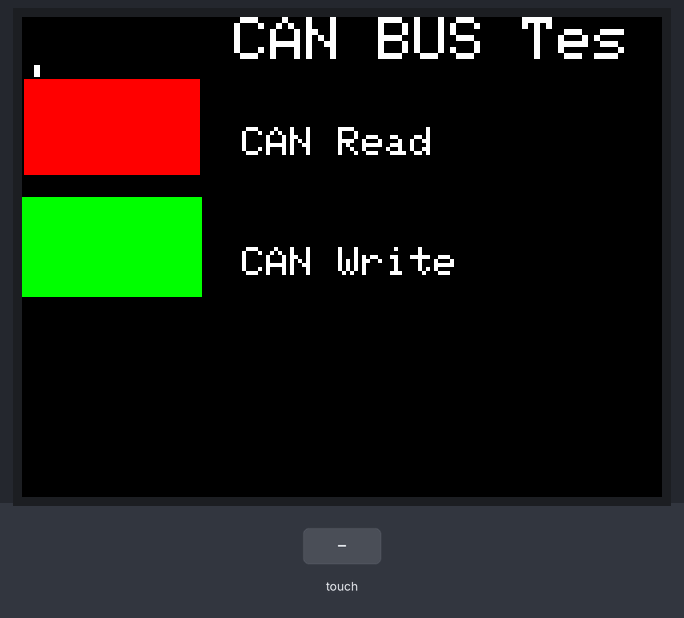
Simulated run of this sketch. Board: Arduino Uno, built with avr-gcc and run on an emulated ATmega328P. On the bench: 320×240 colour display. The test bench sets the inputs (shaded band). What the sketch prints to the serial monitor is not drawn.

Above: at 1.4 s.
1.5 s: touch panel pressed at 62 % / 10 % of its raw x / y range
At 2.7 s:
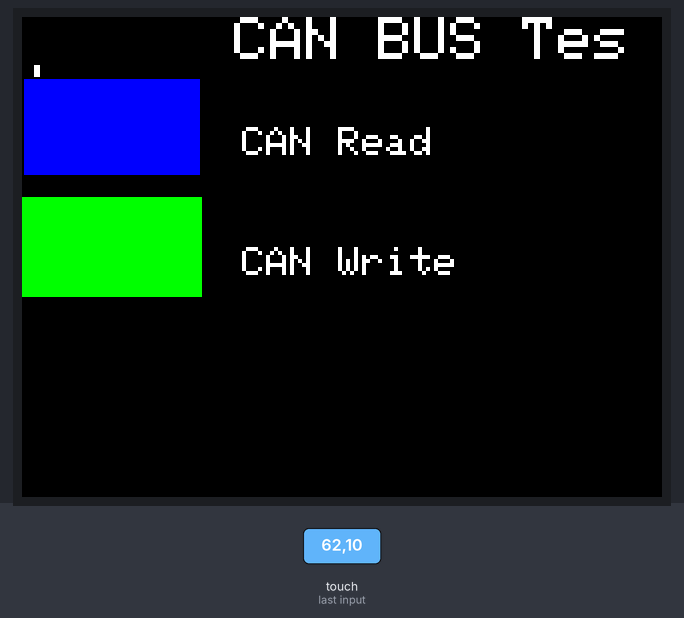
3.0 s: touch panel pressed at 87 % / 10 % of its raw x / y range
At 3.8 s:
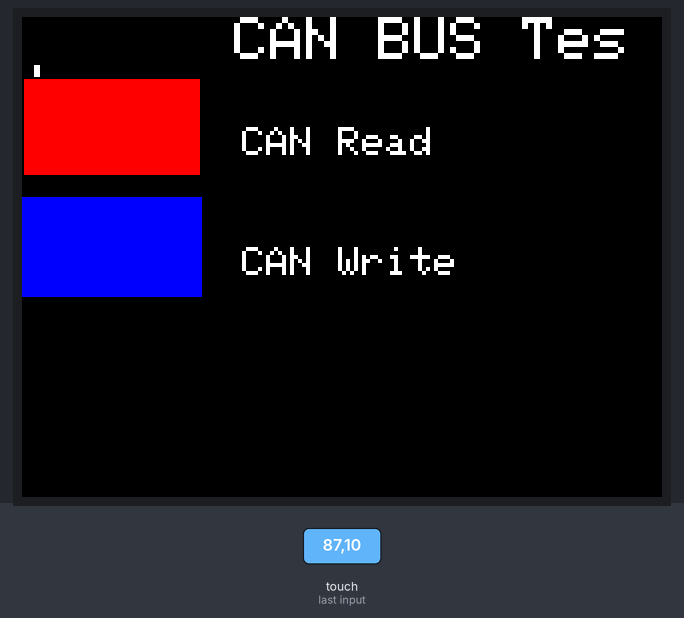
Timing chart, 0 to 6.0 s (numbered marks = the images above; inputs shaded):
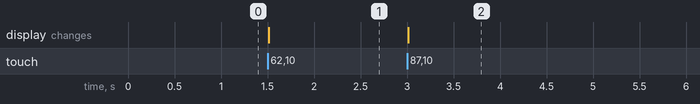

Measured:
- after the input at 1.5 s, the display: changes at once (image 1)
- after the input at 3.0 s, the display: changes at once (image 2)

The sketch:

CapTouch_onoffbuttonV3.ino
```cpp
//This example implements a simple sliding On/Off button. The example
// demonstrates drawing and touch operations.
//
//Thanks to Adafruit forums member Asteroid for the original sketch!
//
#include <Adafruit_GFX.h>
#include <SPI.h>
#include <Wire.h>
#include <Adafruit_ILI9341.h>
#include <Adafruit_FT6206.h>


// The FT6206 uses hardware I2C (SCL/SDA)
Adafruit_FT6206 ts = Adafruit_FT6206();

#define TFT_CS 10
#define TFT_DC 9
Adafruit_ILI9341 tft = Adafruit_ILI9341(TFT_CS, TFT_DC);

boolean RecordOn = false;

#define FRAME_X 0
#define FRAME_Y 30
#define FRAME_W 90
#define FRAME_H 50

#define REDBUTTON_X FRAME_X
#define REDBUTTON_Y FRAME_Y
#define REDBUTTON_W (FRAME_W)
#define REDBUTTON_H FRAME_H

#define GREENBUTTON_X REDBUTTON_X
#define GREENBUTTON_Y (REDBUTTON_Y + 60)
#define GREENBUTTON_W FRAME_W
#define GREENBUTTON_H FRAME_H
//#define headerString "CAN BUS Tester"

void drawFrame()
{
  tft.drawRect(FRAME_X, FRAME_Y, FRAME_W, FRAME_H, ILI9341_BLACK);
}

void redBtn()
{
  tft.fillRect(REDBUTTON_X, REDBUTTON_Y, REDBUTTON_W, REDBUTTON_H, ILI9341_RED);
  tft.fillRect(GREENBUTTON_X, GREENBUTTON_Y, GREENBUTTON_W, GREENBUTTON_H, ILI9341_BLUE);
  drawFrame();
  tft.setCursor(REDBUTTON_X + 110 , REDBUTTON_Y + (REDBUTTON_H/2));
  tft.setTextColor(ILI9341_WHITE);
  tft.setTextSize(2);
  tft.println("CAN Read");
  RecordOn = false;
}

void greenBtn()
{
  tft.fillRect(GREENBUTTON_X, GREENBUTTON_Y, GREENBUTTON_W, GREENBUTTON_H, ILI9341_GREEN);
  tft.fillRect(REDBUTTON_X, REDBUTTON_Y, REDBUTTON_W, REDBUTTON_H, ILI9341_BLUE);
  drawFrame();
  tft.setCursor(GREENBUTTON_X + 110 , GREENBUTTON_Y + (GREENBUTTON_H/2));
  tft.setTextColor(ILI9341_WHITE);
  tft.setTextSize(2);
  tft.println("CAN Write");
  RecordOn = true;
}

void setup(void)
{
  Serial.begin(9600);
  tft.begin();
  if (!ts.begin(40)) {
    Serial.println("Unable to start touchscreen.");
  }
  else {
    Serial.println("Touchscreen started.");
    int screenWidth = tft.width ();
    String headerString = "CAN BUS Tester";
    int headerLength = headerString.length();
    tft.fillScreen(ILI9341_BLACK);
    // origin = left,top landscape (USB left upper)
    tft.setRotation(1);
    tft.setCursor((screenWidth/2) - (headerLength),0);
    tft.setTextColor(ILI9341_WHITE);
    tft.setTextSize(3);
    tft.println("CAN BUS Tester");
    //redBtn();
    tft.fillRect(REDBUTTON_X, REDBUTTON_Y, REDBUTTON_W, REDBUTTON_H, ILI9341_RED);
    drawFrame();
    tft.setCursor(REDBUTTON_X + 110 , REDBUTTON_Y + (REDBUTTON_H/2));
    tft.setTextColor(ILI9341_WHITE);
    tft.setTextSize(2);
    tft.println("CAN Read");
    tft.fillRect(GREENBUTTON_X, GREENBUTTON_Y, GREENBUTTON_W, GREENBUTTON_H, ILI9341_GREEN);
    drawFrame();
    tft.setCursor(GREENBUTTON_X + 110 , GREENBUTTON_Y + (GREENBUTTON_H/2));
    tft.setTextColor(ILI9341_WHITE);
    tft.setTextSize(2);
    tft.println("CAN Write");
    RecordOn = false;
  }


}

void loop()
{
  // See if there's any  touch data for us
  if (ts.touched())
  {
    // Retrieve a point
    TS_Point p = ts.getPoint();
    // rotate coordinate system
    // flip it around to match the screen.
    p.x = map(p.x, 0, 240, 240, 0);
    p.y = map(p.y, 0, 320, 320, 0);
    int y = tft.height() - p.x;
    int x = p.y;

    if (RecordOn)
    {
      if((x > REDBUTTON_X) && (x < (REDBUTTON_X + REDBUTTON_W))) {
        if ((y > REDBUTTON_Y) && (y <= (REDBUTTON_Y + REDBUTTON_H))) {
          Serial.println("Red btn hit");
          redBtn();
        }
      }
    }
    else //Record is off (RecordOn == false)
    {
      if((x > GREENBUTTON_X) && (x < (GREENBUTTON_X + GREENBUTTON_W))) {
        if ((y > GREENBUTTON_Y) && (y <= (GREENBUTTON_Y + GREENBUTTON_H))) {
          Serial.println("Green btn hit");
          greenBtn();
        }
      }
    }

    Serial.println(RecordOn);
  }
}
```
